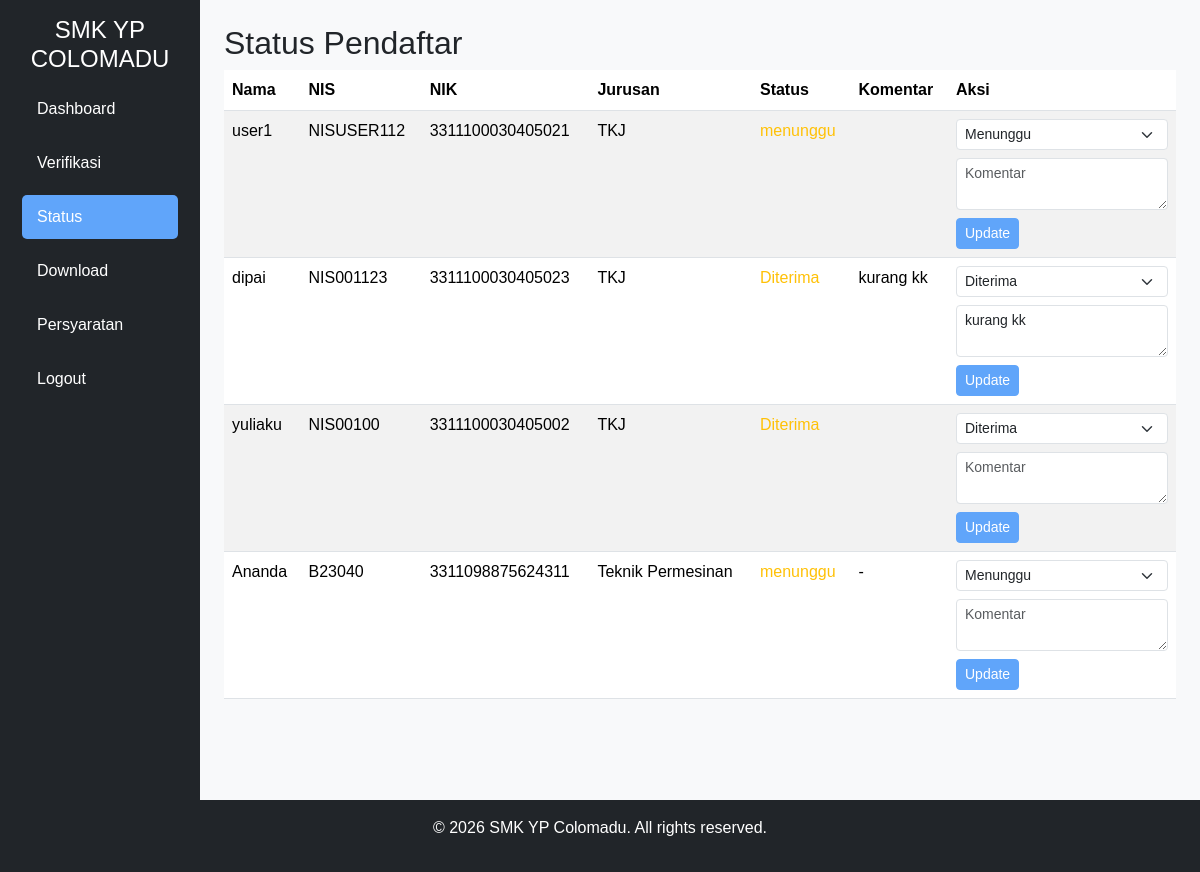
The app's page /panitia/status.php (signed in) with its own data.
### tables this page shows
CREATE TABLE `pendaftar` (
  `id` int NOT NULL,
  `user_id` int NOT NULL,
  `nama` varchar(100) NOT NULL,
  `nohp` varchar(15) DEFAULT NULL,
  `email` varchar(100) DEFAULT NULL,
  `nis` varchar(20) NOT NULL,
  `nik` varchar(16) NOT NULL,
  `nama_ortu` varchar(100) NOT NULL,
  `pekerjaan_ortu` varchar(50) NOT NULL,
  `jurusan` varchar(50) NOT NULL,
  `berkas` varchar(255) DEFAULT NULL,
  `status` enum('menunggu','Diterima','Revisi','Ditolak') DEFAULT 'menunggu',
  `komentar` text,
  `created_at` timestamp NOT NULL DEFAULT CURRENT_TIMESTAMP,
  `reg_number` varchar(20) DEFAULT NULL,
  `asal_sekolah` varchar(100) DEFAULT NULL,
  `nilai` decimal(5,2) DEFAULT NULL
);

### panitia/status.php (the view, shortened to what this page needs)
<?php
require '../config/database.php';
try {
    $pendaftar = $db->query("SELECT id, nama, nis, nik, jurusan, status, komentar FROM pendaftar ORDER BY created_at DESC")->fetchAll(PDO::FETCH_ASSOC);
} catch (PDOException $e) {
    $error = "Terjadi kesalahan: " . $e->getMessage();
    logError($e->getMessage());
}
?>
<!DOCTYPE html>
<html lang="id">
<head>
    <link href="https://cdn.jsdelivr.net/npm/bootstrap@5.3.2/dist/css/bootstrap.min.css" rel="stylesheet">
    <link href="../assets/css/style.css" rel="stylesheet">
</head>
<body class="bg-light">
    <div class="container-fluid">
        <div class="row">
            <?php include '../includes/sidebar_panitia.php'; ?>
            <main class="col-md-9 ms-sm-auto col-lg-10 px-md-4">
                <h2 class="mt-4">Status Pendaftar</h2>
                <div class="table-responsive">
                    <table class="table table-striped">
                        <thead>
                            <tr>
                                <th>Nama</th>
                                <th>NIS</th>
                                <th>NIK</th>
                                <th>Jurusan</th>
                                <th>Status</th>
                                <th>Komentar</th>
                                <th>Aksi</th>
                            </tr>
                        </thead>
                        <tbody>
                            <?php foreach ($pendaftar as $p): ?>
                                <tr>
                                    <td><?php echo htmlspecialchars($p['nama']); ?></td>
                                    <td><?php echo htmlspecialchars($p['nis']); ?></td>
                                    <td><?php echo htmlspecialchars($p['nik']); ?></td>
                                    <td><?php echo htmlspecialchars($p['jurusan']); ?></td>
                                    <td>
                                        <span class="text-<?php echo $p['status'] == 'diterima' ? 'success' : ($p['status'] == 'ditolak' ? 'danger' : 'warning'); ?>">
                                            <?php echo htmlspecialchars($p['status']); ?>
                                        </span>
                                    </td>
                                    <td><?php echo htmlspecialchars($p['komentar'] ?? '-'); ?></td>
                                    <td>
                                        <form method="POST">
                                            <div class="mb-2">
                                                <select name="status" class="form-select form-select-sm">
                                                    <option value="diterima" <?php echo $p['status'] == 'diterima' ? 'selected' : ''; ?>>Diterima</option>
                                                    <option value="menunggu" <?php echo $p['status'] == 'menunggu' ? 'selected' : ''; ?>>Menunggu</option>
                                                </select>
                                            </div>
                                            <div class="mb-2">
                                                <textarea name="komentar" class="form-control form-control-sm" placeholder="Komentar"><?php echo htmlspecialchars($p['komentar'] ?? ''); ?></textarea>
                                            </div>
                                            <button type="submit" class="btn btn-primary btn-sm">Update</button>
                                        </form>
                                    </td>
                                </tr>
                            <?php endforeach; ?>
                        </tbody>
                    </table>
                </div>
            </main>
        </div>
    </div>
    <?php include '../includes/footer.php'; ?>
</body>
</html>

### assets/css/style.css (style rules this page uses)
body { background-color: #F3F4F6; font-family: Arial, sans-serif; display: flex; flex-direction: column; min-height: 100vh; margin: 0; }
.container-fluid { flex: 1; display: flex; flex-direction: column; }
main { flex: 1; padding-bottom: 60px; }
.btn-primary { background-color: #60A5FA; border-color: #60A5FA; }

### records on screen
pendaftar: nama "user1", nis "NISUSER112", nik "3311100030405021", jurusan "TKJ", status "menunggu", status "Menunggu"
pendaftar: nama "dipai", nis "NIS001123", nik "3311100030405023", jurusan "TKJ", status "Diterima", komentar "kurang kk"
pendaftar: nama "yuliaku", nis "NIS00100", nik "3311100030405002", jurusan "TKJ", status "Diterima"
pendaftar: nama "Ananda", nis "B23040", nik "3311098875624311", jurusan "Teknik Permesinan", status "menunggu", komentar "-", status "Menunggu"
